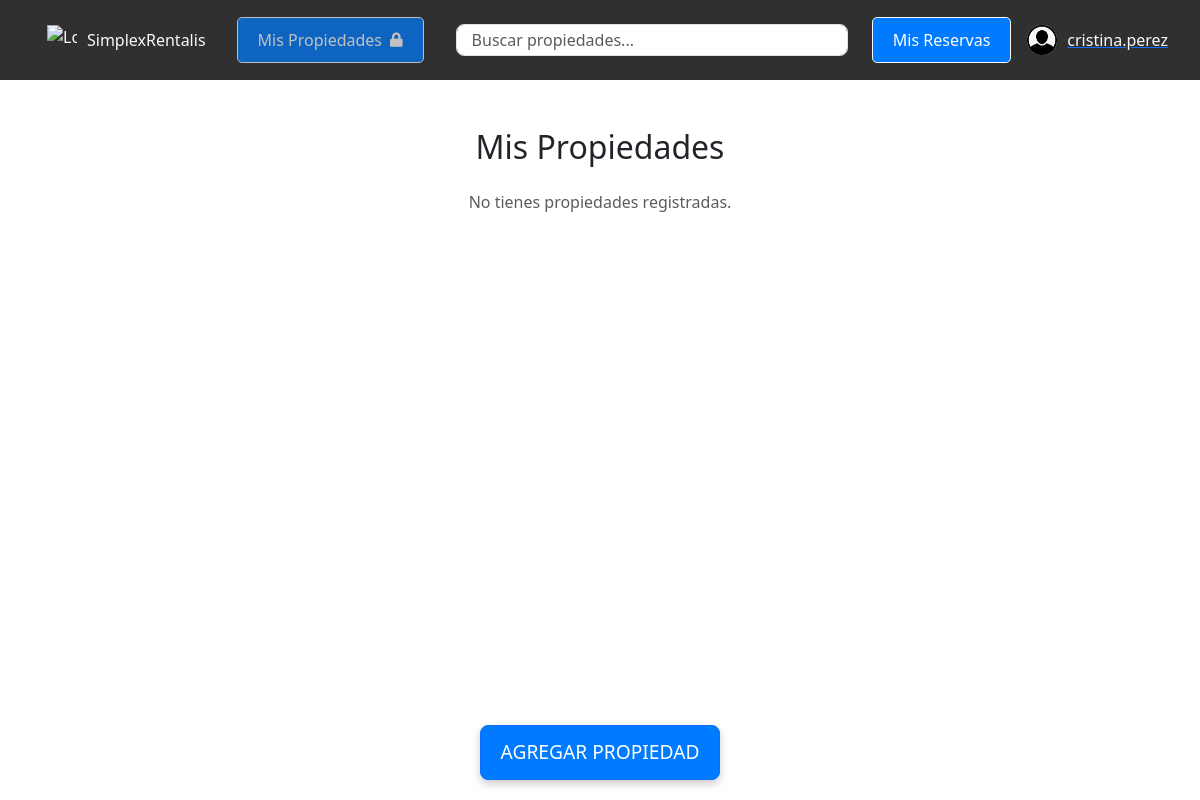
The page /mis_propiedades/ (signed in) on the database as committed earlier.
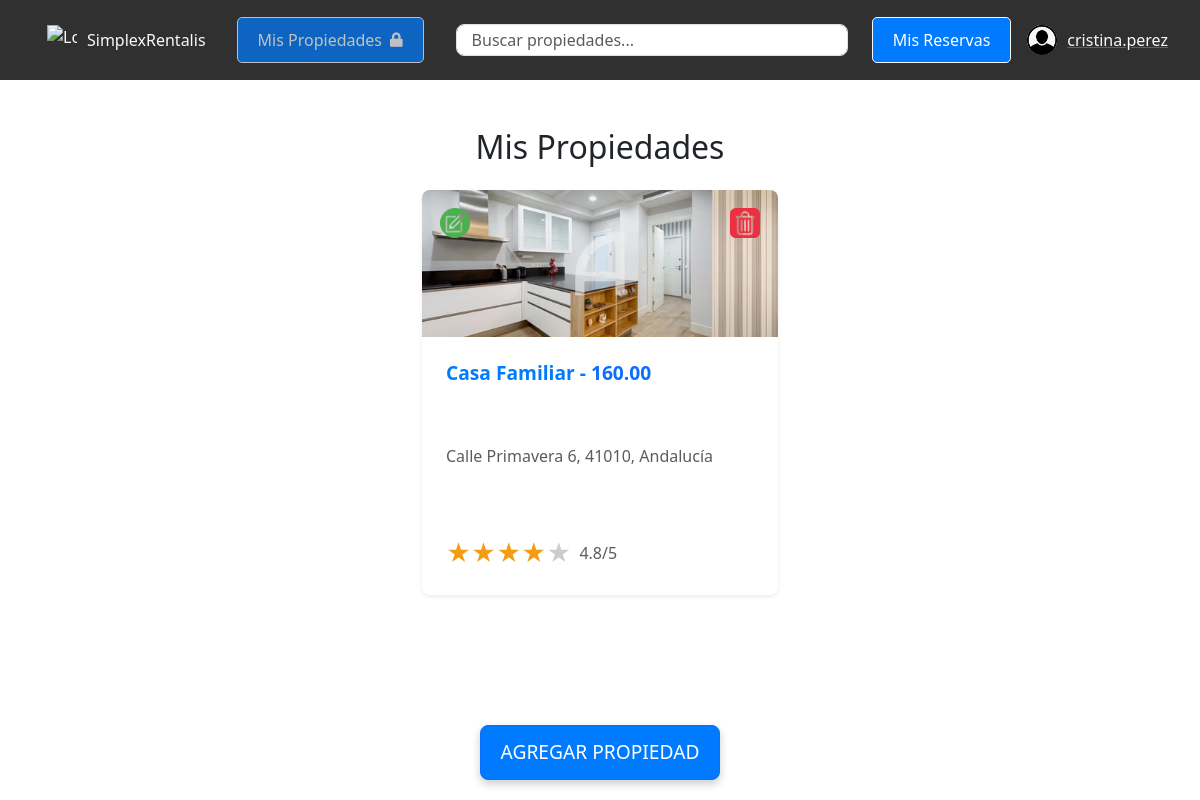
The same page on the database as committed later.
### SimplexRentalisAPP/models.py (models this page shows, shortened)
class User(AbstractUser):
    email = models.EmailField(unique=True, max_length=254)
    telefono = models.CharField(unique=True, max_length=15, blank=True, null=True)
    fecha_nacimiento = models.DateField(null=True, blank=True)
    genero = models.CharField(
        max_length=10,
        choices=[('masculino', 'Masculino'), ('femenino', 'Femenino'), ('otro', 'Otro')],
        blank=True,
        null=True
    )
    identidad_usuario = models.OneToOneField(
        'IdentidadUsuario',
        on_delete=models.SET_NULL,
        null=True,
        blank=True,
        related_name='usuario_asociado'
    )
    avatar = models.ImageField(
        upload_to='avatars/',
        null=True,
        blank=True,
        default='defaults/default_avatar.png'
    )
    es_propietario = models.BooleanField(default=False)
    ultimo_acceso = models.DateTimeField(null=True, blank=True)
    groups = models.ManyToManyField(
        'auth.Group',
        related_name='custom_user_groups',
        blank=True
    )
    user_permissions = models.ManyToManyField(
        'auth.Permission',
        related_name='custom_user_permissions',
        blank=True
    )

class Propiedades(models.Model):
    id = models.AutoField(primary_key=True)
    nombre = models.CharField(max_length=100, blank=False, null=False)
    descripcion = models.TextField(max_length=3000, blank=True, null=True)
    direccion = models.CharField(max_length=300, blank=False, null=False)
    precio_noche = MoneyField(max_digits=10, decimal_places=2, blank=False, null=False, default_currency='EUR')
    propietario = models.ForeignKey('User', on_delete=models.CASCADE, related_name='propiedades', blank=False, null=False)
    calificacion = models.DecimalField(
        default=3.0,
        blank=False,
        null=False,
        max_digits=3,
        validators=[MinValueValidator(1), MaxValueValidator(5)],
        decimal_places=1
    )
    permite_mascotas = models.BooleanField(default=False)
    en_mantenimiento = models.BooleanField(default=False)
    capacidad_maxima = models.IntegerField(default=1, blank=False, null=False)
    cantidad_banos = models.IntegerField(default=1, blank=False, null=False)
    cantidad_dormitorios = models.IntegerField(default=1, blank=False, null=False)
    galeria = models.ForeignKey('Galeria', on_delete=models.CASCADE, related_name='propiedades_galeria', blank=True, null=True)
    class Meta:
        constraints = [
            models.UniqueConstraint(fields=['direccion', 'propietario'], name='unique_direccion_propietario')
        ]

class Galeria(models.Model):
    id = models.AutoField(primary_key=True)
    propiedad = models.ForeignKey('Propiedades', related_name='gallery_images', on_delete=models.CASCADE)
    imagen = models.ImageField(upload_to='propiedades/', null=False, blank=False)
    descripcion = models.CharField(max_length=255, blank=True, null=True)
    portada = models.BooleanField(default=False)  # Si es la imagen principal de la propiedad
    class Meta:
        verbose_name = 'Imagen de la propiedad'
        verbose_name_plural = 'Galería de imágenes de las propiedades'

### SimplexRentalisAPP/views.py (the view)
# urls.py: path('mis_propiedades/', views.propiedades_usuario, name='propiedades_usuario'),
@login_required
def propiedades_usuario(request):
    propiedades = Propiedades.objects.filter(propietario=request.user)
    estrellas = range(1, 6)
    for propiedad in propiedades:
        portada = propiedad.gallery_images.filter(portada=True).first()
        if not portada:
            portada = propiedad.gallery_images.first()
        propiedad.portada = portada
    return render(request, 'SimplexRentalisAPP/propiedades_usuario.html', {
        'propiedades': propiedades
    })

### SimplexRentalisAPP/templates/SimplexRentalisAPP/propiedades_usuario.html (shortened to what this page needs)
{% extends 'base.html' %}
{% load static %}
{% block content %}
<div class="container mt-5">
    <div class="position-relative mb-4">
        <h2 class="text-center m-0">Mis Propiedades</h2>
    </div>
    <div class="row justify-content-center">
        {% if propiedades %}
            {% for propiedad in propiedades %}
            <div class="col-12 col-md-6 col-lg-4 mb-4 d-flex align-items-stretch">
                <div class="propiedad-card-wrapper position-relative">
                    <div class="card-buttons">
                        <a href="{% url 'editar_propiedad' propiedad.pk %}" class="btn btn-edit">
                            <img src="{% static 'defaults/boton-editar.png' %}" alt="Editar" class="img-fluid">
                        </a>
                        <a href="javascript:void(0);" class="btn btn-delete" data-bs-toggle="modal" data-bs-target="#deletePropertyModal" data-property-id="{{ propiedad.pk }}" data-url="{% url 'eliminar_propiedad' pk=propiedad.pk %}">
                            <img src="{% static 'defaults/boton-eliminar.png' %}" alt="Eliminar" class="img-fluid">
                        </a>
                    </div>
                    <a href="{% url 'propiedad_detallada' propiedad.pk %}" class="text-decoration-none">
                        <div class="card shadow-sm border-0 rounded-3 overflow-hidden">
                            <div class="card-image">
                                {% if propiedad.portada %}
                                    <img src="{{ propiedad.portada.imagen.url }}" class="img-fluid rounded-top" alt="Imagen de {{ propiedad.nombre }}">
                                {% else %}
                                    <div class="no-imagen d-flex justify-content-center align-items-center bg-light" style="height: 200px;">
                                        <p class="text-muted">No hay imagen disponible.</p>
                                    </div>
                                {% endif %}
                            </div>
                            <div class="card-body p-4">
                                <h5 class="card-title">{{ propiedad.nombre }} - <span class="text-primary">{{ propiedad.precio_noche }}</span></h5>
                                <p class="card-text text-muted">{{ propiedad.direccion }}</p>
                                <div class="d-flex align-items-center">
                                    <div class="rating-stars">
                                        <span class="star {% if propiedad.calificacion >= 1 %}filled{% endif %}">★</span>
                                        <span class="star {% if propiedad.calificacion >= 2 %}filled{% endif %}">★</span>
                                        <span class="star {% if propiedad.calificacion >= 3 %}filled{% endif %}">★</span>
                                        <span class="star {% if propiedad.calificacion >= 4 %}filled{% endif %}">★</span>
                                        <span class="star {% if propiedad.calificacion >= 5 %}filled{% endif %}">★</span>
                                    </div>
                                    <span class="text-muted ms-2">{{ propiedad.calificacion|default:"-" }}/5</span>
                                </div>
                            </div>
                        </div>
                    </a>
                </div>
            </div>
            {% endfor %}
        {% else %}
            <p class="text-center text-muted">No tienes propiedades registradas.</p>
        {% endif %}
    </div>
</div>
<div class="position-fixed w-100" style="bottom: 20px; left: 50%; transform: translateX(-50%); text-align: center;">
    <a href="{% url 'agregar_propiedad' %}" class="btn btn-primary btn-agregar">
        Agregar Propiedad
    </a>
</div>
{% endblock %}

### SimplexRentalisAPP/templates/base.html (shortened to what this page needs)
<!DOCTYPE html>
<html lang="es">
<head>
  {% load static %}
  <link href="https://cdn.jsdelivr.net/npm/bootstrap@5.3.0-alpha3/dist/css/bootstrap.min.css" rel="stylesheet">
  <link rel="stylesheet" href="{% static 'css/style.css' %}">
  <link rel="stylesheet" href="https://cdnjs.cloudflare.com/ajax/libs/font-awesome/5.15.4/css/all.min.css">
</head>
<body>
  <div class="navbar">
    <div class="container-fluid d-flex justify-content-between align-items-center">
      <div class="d-flex align-items-center">
        <a href="/" class="menu-item text-light d-flex align-items-center me-3">
          <img src="{% static 'defaults/logo.png' %}" alt="Logo" style="width: 30px; height: 30px; margin-right: 10px;">
          SimplexRentalis
        </a>
        {% if user.is_authenticated %}
        {% if user.es_propietario %}
          <a href="/mis_propiedades/" class="btn btn-outline-light me-3">Mis Propiedades</a>
        {% else %}
          <a href="#" class="btn btn-outline-light me-3 position-relative" data-bs-toggle="modal" data-bs-target="#propietarioModal" style="opacity: 0.7;">
            <span class="d-flex align-items-center">
              Mis Propiedades
              <i class="fas fa-lock ms-2" style="font-size: 0.9rem;"></i>
            </span>
          </a>
        {% endif %}
        {% endif %}
      </div>
      <form class="d-flex flex-grow-1 mx-3" action="{% url 'propiedades' %}" method="GET">
        <input class="form-control me-2" type="search" placeholder="Buscar propiedades..." aria-label="Search" name="q" style="flex-grow: 1; width: 300px; height: 30px;">
      </form>
      <div class="d-flex align-items-center">
        {% if user.is_authenticated %}
          <a href="/mis_reservas/" class="btn btn-outline-light me-3">Mis Reservas</a>
        {% endif %}
        <div id="userMenu" class="position-relative">
          {% if user.is_authenticated %}
            <a href="#" class="d-flex align-items-center" id="userDropdown" data-bs-toggle="dropdown" aria-expanded="false">
              {% if user.avatar %}
                <img src="{{ user.avatar.url }}" alt="Avatar" class="rounded-circle" style="width: 30px; height: 30px; margin-right: 10px;">
              {% else %}
                <img src="/media/defaults/default_avatar.png" alt="Avatar" class="rounded-circle" style="width: 30px; height: 30px; margin-right: 10px;">
              {% endif %}
              <span class="text-light">{{ user.username }}</span>
            </a>
          {% else %}
            <button class="btn btn-outline-light btn-login" data-bs-toggle="modal" data-bs-target="#loginModal">Iniciar Sesión</button>
          {% endif %}
        </div>
      </div>
    </div>
  </div>
  <div id="main-content">
    {% block content %}
    {% endblock %}
  </div>

### static/css/style.css (style rules this page uses)
body { padding-top: 60px; }
.menu-item { padding: 15px; color: white; text-align: left; text-decoration: none; display: block; white-space: nowrap; }
.navbar { position: fixed; top: 0; left: 0; width: 100%; background-color: #303030; color: white; z-index: 900; padding: 10px 20px; }
.navbar .container-fluid { display: flex; justify-content: flex-end; }
#main-content { margin-left: 60px; margin-top: 60px; padding: 20px; }
.col-12.col-md-6.col-lg-4 { display: flex; flex-direction: column; }
.row.justify-content-center { display: flex; justify-content: center; }
#main-content { max-width: 1200px; margin: auto; padding: 20px; }
.btn { background-color: #007bff; color: white; padding: 10px 20px; border-radius: 5px; text-decoration: none; }
.d-flex { display: flex; align-items: center; }
.d-flex .btn { flex-shrink: 0; }
.card-body { padding: 20px; color: #333; flex-grow: 1; display: flex; flex-direction: column; justify-content: space-between; }
.card-title { font-size: 1.2rem; font-weight: bold; color: #007bff; }
.card-text { color: #666; font-size: 0.9rem; }
.card-image { height: 200px; overflow: hidden; }
.card-image img { width: 100%; height: 100%; object-fit: cover; }
.btn-agregar { padding: 15px 30px; font-size: 1.2rem; z-index: 1100; border-radius: 50px; background-color: #007bff; color: white; box-shadow: 0 4px 8px rgba(0, 0, 0, 0.2); transition: background-color 0.3s ease, transform 0.2s ease; }
.position-fixed { text-align: center; width: 100%; bottom: 20px; left: 50%; transform: translateX(-50%); }
.form-control, .form-control-lg { border-radius: 8px; padding: 15px; }
.btn-primary { background-color: #007bff; border-radius: 8px; padding: 12px 20px; text-transform: uppercase; transition: background-color 0.3s ease; }
.card-buttons { position: absolute; top: 10px; left: 10px; right: 10px; display: flex; justify-content: space-between; width: calc(100% - 20px); z-index: 10; }
.btn-edit { background-color: transparent; border: none; padding: 8px; display: flex; justify-content: center; align-items: center; cursor: pointer; }
.btn-edit img { width: 30px; height: 30px; }
.btn-delete { background-color: transparent; border: none; padding: 8px; display: flex; justify-content: center; align-items: center; cursor: pointer; }
.btn-delete img { width: 30px; height: 30px; }
.rating-stars { display: flex; }
.star { font-size: 1.5rem; color: #ccc; }
.star.filled { color: #f39c12; }
.propiedad-card-wrapper { position: relative; }
.card { height: 100%; display: flex; flex-direction: column; transition: transform 0.3s, box-shadow 0.3s; }
.card-body { flex-grow: 1; padding: 1rem; }
.card-image { height: 250px; overflow: hidden; position: relative; width: 100%; }
.card-body { display: flex; flex-direction: column; justify-content: space-between; height: 100%; padding: 0 15px; box-sizing: border-box; }
.card-title { font-size: 1.2rem; font-weight: 600; line-height: 1.2; overflow: hidden; text-overflow: ellipsis; white-space: nowrap; }
.card-text { font-size: 1rem; color: #666; overflow: hidden; text-overflow: ellipsis; white-space: nowrap; }

Rows that differ between the two databases and show on the page:
added Propiedades: portada.imagen (picture), nombre "Casa Familiar", precio_noche "160.00", direccion "Calle Primavera 6, 41010, Andalucía", calificacion "4.8"
Other text that changed with them:
text no longer shown: "No tienes propiedades registradas."
